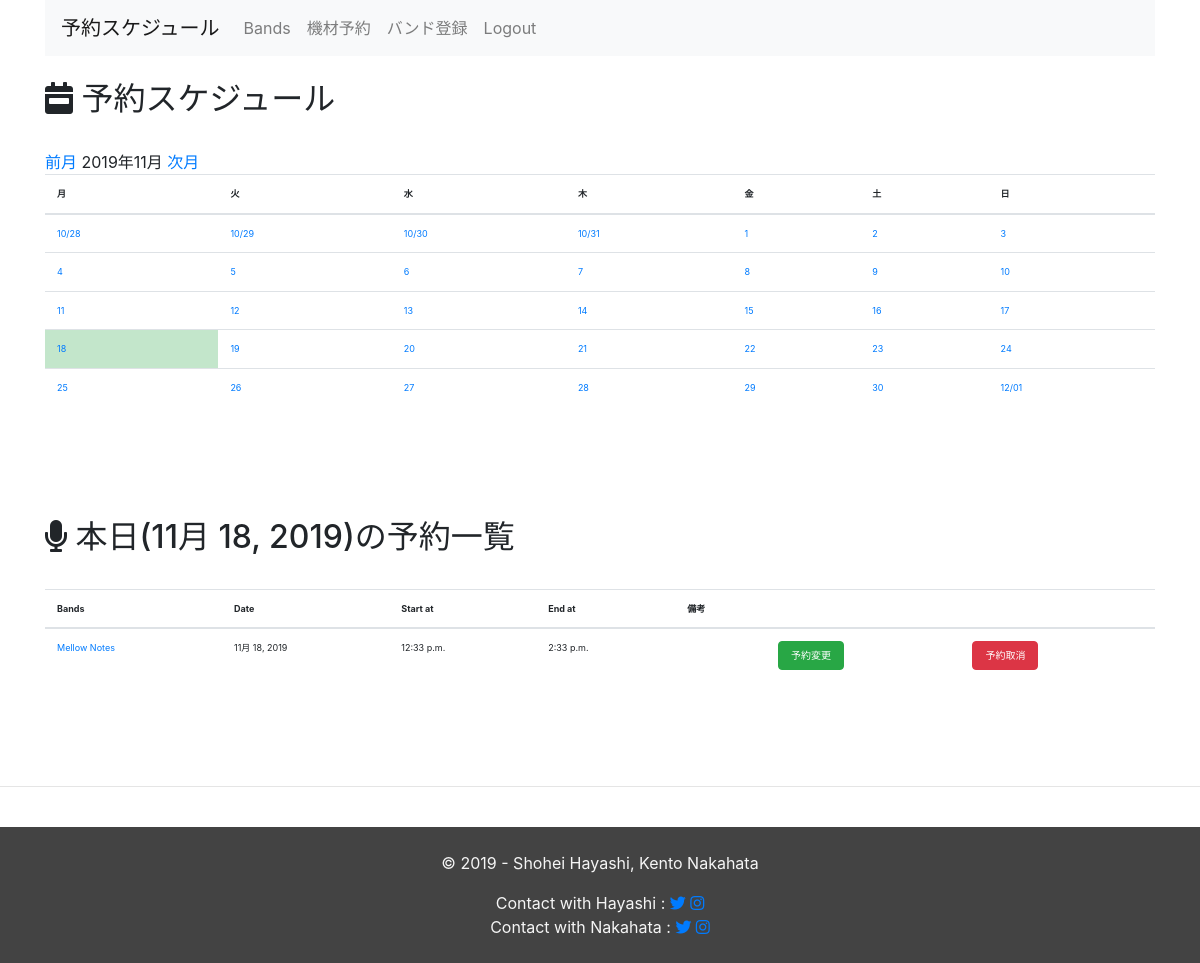
/equipment_management/month/ (signed in), run on an earlier commit of the app's database.
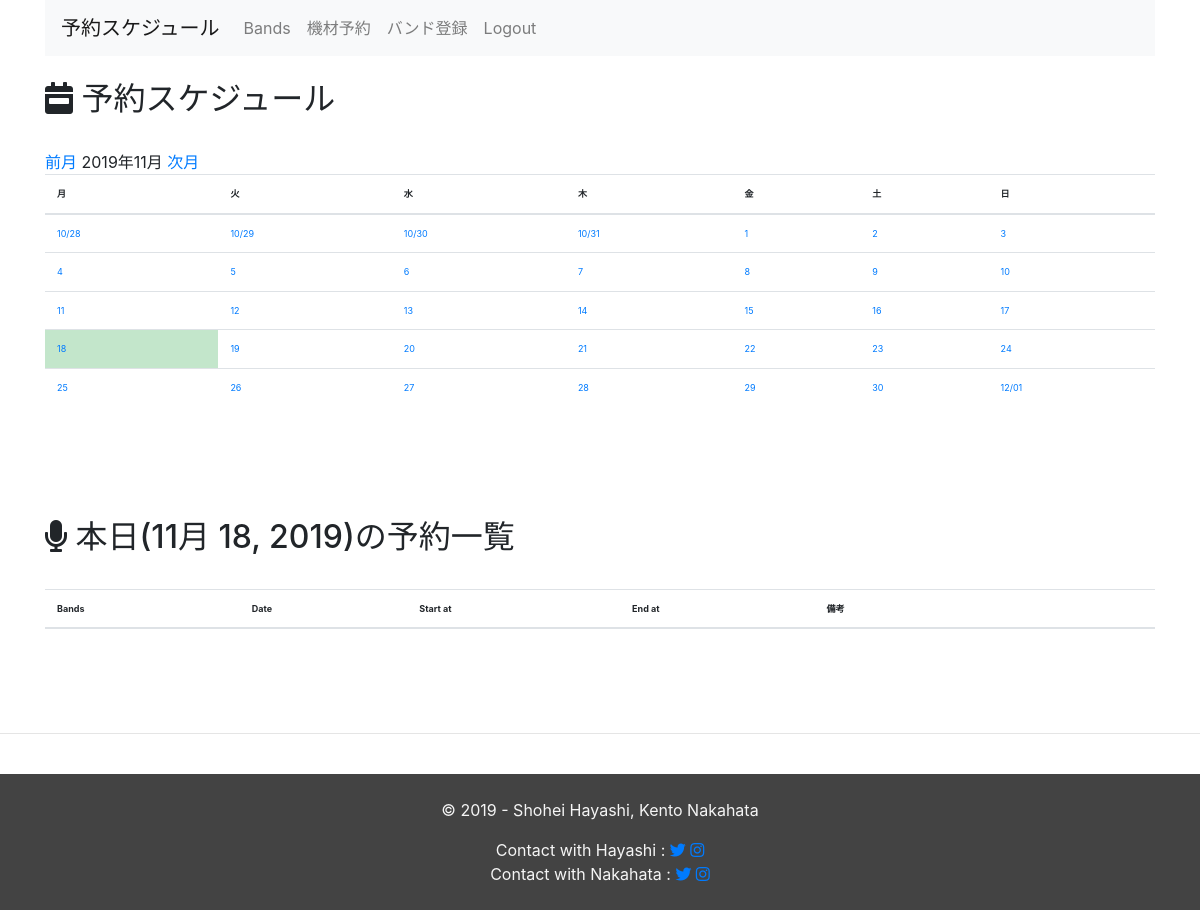
And on a later commit of the database.
### equipment_management/models.py (models this page shows, shortened)
class Schedule(models.Model):
  band_id = models.ForeignKey(Band, on_delete=models.CASCADE)
  pa_name = models.CharField(max_length=255, verbose_name='PA担当者名')
  active_date = models.DateField(default=timezone.now)
  start_at = models.TimeField(default= nine_hours_hence())
  end_at = models.TimeField(default=two_hours_hence)
  text = models.TextField(blank=True, verbose_name='備考欄')
  created_at = models.DateTimeField(auto_now=True)
  updated_at = models.DateTimeField(auto_now=True)

class Band(models.Model):
  band_name = models.CharField(max_length=255,
                               verbose_name="Band's Name",
                               unique=True,
                               )
  responsible_person_name = models.CharField(max_length=255,
                                             verbose_name="Band Master's Name")
  created_at = models.DateTimeField(auto_now_add=True)
  updated_at = models.DateTimeField(auto_now=True)
  def __str__(self):
      return self.band_name

### equipment_management/views.py (the view)
# urls.py: path('month/', views.MonthCalendar.as_view(), name='month'),
@method_decorator(login_required, name='dispatch')
class MonthCalendar(mixins.MonthCalendarMixin, generic.TemplateView):
    template_name = 'equipment_management/month.html'
    def get_context_data(self, **kwargs):
        context = super().get_context_data(**kwargs)
        calendar_context = self.get_month_calendar()
        context.update(calendar_context)
        today_date = datetime.date.today()
        context['schedules'] = Schedule.objects.filter(active_date=today_date).order_by('-active_date')
        context['today'] = today_date
        return context

### equipment_management/mixins.py (called while the page is built)
    def setup_calendar(self):
        self._calendar = calendar.Calendar(self.first_weekday)

    def get_week_names(self):
        week_names = deque(self.week_names)
        week_names.rotate(-self.first_weekday)  # リスト内の要素を右に1つずつ移動...なんてときは、dequeを使うと中々面白いです
        return week_names

    def get_previous_month(self, date):
        if date.month == 1:
            return date.replace(year=date.year-1, month=12, day=1)
        else:
            return date.replace(month=date.month-1, day=1)

    def get_next_month(self, date):
        if date.month == 12:
            return date.replace(year=date.year+1, month=1, day=1)
        else:
            return date.replace(month=date.month+1, day=1)

    def get_month_days(self, date):
        return self._calendar.monthdatescalendar(date.year, date.month)

    def get_current_month(self):
        month = self.kwargs.get('month')
        year = self.kwargs.get('year')
        if month and year:
            month = datetime.date(year=int(year), month=int(month), day=1)
        else:
            month = datetime.date.today().replace(day=1)
        return month

### equipment_management/templates/equipment_management/month.html
{% extends 'equipment_management/base.html' %}
{% block content %}
<br>
<h2><i class="fas fa-calendar-week"></i> 予約スケジュール</h2>
<br>
<a href="{% url 'equipment:month' month_previous.year month_previous.month %}">前月</a>
{{ month_current | date:"Y年m月" }}
<a href="{% url 'equipment:month' month_next.year month_next.month %}">次月</a>
<table class="table">
  <thead>
    <tr>
      {% for w in week_names %}
        <th>{{ w }}</th>
      {% endfor %}
    </tr>
  </thead>
  <tbody>
    {% for week in month_days %}
      <tr>
        {% for day in week %}
          {% if now == day %}
            <td class="table-success">
          {% else %}
            <td>
          {% endif %}
          {% if month_current.month != day.month %}
            <a href="{% url 'equipment:day_schedule' day.year day.month day.day %}">{{ day | date:"m/d" }}</a>
          {% else %}
            <a href="{% url 'equipment:day_schedule' day.year day.month day.day %}">{{ day.day }}</a>
          {% endif %}
            </td>
        {% endfor %}
      </tr>
    {% endfor %}
  </tbody>
</table>
<br>
<br>
<br>
<br>
<h2><i class="fas fa-microphone"></i> 本日({{ today }})の予約一覧</h2>
<br>
<table class="table">
  <thead>
    <tr>
      <th>Bands</th>
      <th>Date</th>
      <th>Start at</th>
      <th>End at</th>
      <th>備考</th>
      <th></th>
      <th></th>
    </tr>
  </thead>
  <tbody>
    {% for schedule in schedules %}
      <tr>
        <td><a href="{% url 'equipment:schedule_by_band' schedule.band_id.id %}">{{ schedule.band_id }}</a></td>
        <td>{{ schedule.active_date }}</td>
        <td>{{ schedule.start_at }}</td>
        <td>{{ schedule.end_at }}</a></td>
        <td>{{ schedule.text }}</td>
        <td>
          <a href="{% url 'equipment:update_schedule' schedule.pk %}">
            <button type="button" class="btn btn-success btn-xs" style="font-size: 10px;">予約変更</button>
          </a>
        </td>
        <td>
          <a href="{% url 'equipment:delete_schedule' schedule.pk %}">
            <button type="button" class="btn btn-danger btn-xs" style="font-size: 10px;">予約取消</button>
          </a>
        </td>
    {% endfor %}
  </tbody>
</table>
{% endblock %}

What changed in the data, as far as the page shows it:
removed Schedule: band_id "Mellow Notes", active_date "11月 18, 2019", start_at "12:33 p.m.", end_at "2:33 p.m."
